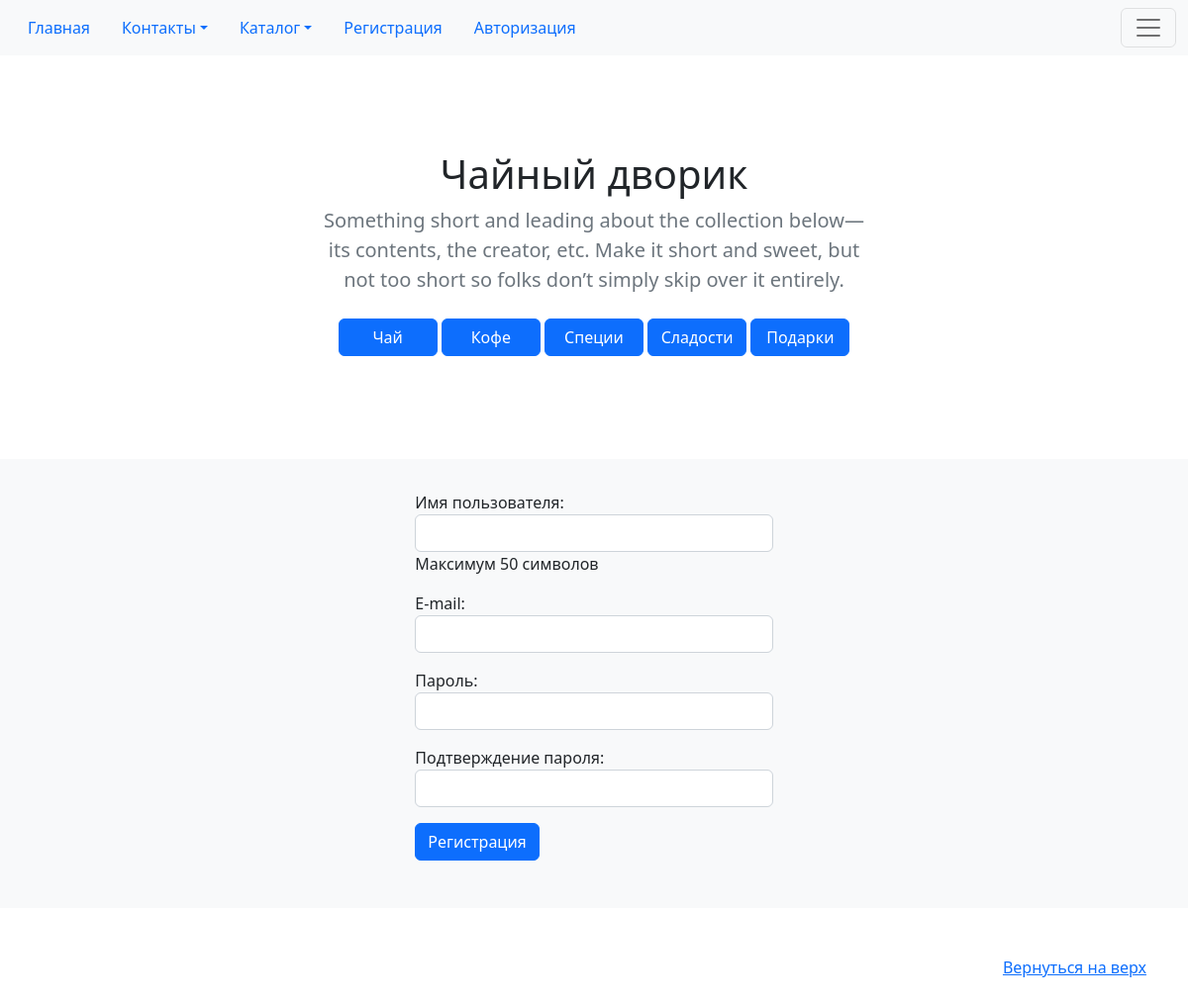
Screenshot of /register/ with the database file from the repository.
### TeaYardApp/models.py (models this page shows, shortened)
class Category(models.Model):
    title = models.CharField(max_length=150, db_index=True, verbose_name='Категория')
    class Meta:
        verbose_name = 'Категория'
        verbose_name_plural = 'Категории'
        ordering = ['id']

### TeaYardApp/views.py (the view)
# urls.py: path('register/', register, name='register'),
def register(request):
    if request.method == 'POST':
        form = UserRegisterForm(request.POST)
        if form.is_valid():
            user = form.save()
            login(request, user)
            messages.success(request, 'Вы успешно зарегестрировались')
            return redirect('home')
        else:
            messages.error(request, 'Ошибка регистрации')
    else:
        form = UserRegisterForm()
    return render(request, 'TeaYardApp/register.html', {'form': form})

### TeaYardApp/forms.py
class UserRegisterForm(UserCreationForm):
    username = forms.CharField(
        label='Имя пользователя', max_length=50, help_text='Максимум 50 символов', widget=forms.TextInput(
            attrs={'class': 'form-control', 'autofocus': 'off'}
        )
    )
    password1 = forms.CharField(
        label='Пароль', widget=forms.PasswordInput(
            attrs={'class': 'form-control', 'autofocus': 'off'}
        )
    )
    password2 = forms.CharField(
        label='Подтверждение пароля', widget=forms.PasswordInput(
            attrs={'class': 'form-control', 'autofocus': 'off'}
        )
    )
    email = forms.EmailField(
        label='E-mail', widget=forms.EmailInput(
            attrs={'class': 'form-control', 'autofocus': 'off'}
        )
    )
    class Meta:
        model = User
        fields = ('username', 'email', 'password1', 'password2')

### TeaYardApp/templatetags/tea_tags.py (called while the page is built)
@register.simple_tag(name='get_list_categories')
def get_categories():
    return Category.objects.all()

### cart/cart.py (called while the page is built)
    def save(self):
        self.session.modified = True

    def clear(self):
        del self.session[settings.CART_SESSION_ID]
        self.save()

### cart/context_processors.py (called while the page is built)
def cart(request):
    return {'cart': Cart(request)}

### templates/TeaYardApp/register.html (shortened to what this page needs)
{% extends 'base.html' %}
{% load static %}
{% block content %}
<form method="post" style="margin:0 auto;">
    {{ form.as_p }}
    <button type="submit" class="btn btn-primary">Регистрация</button>
</form>
{% endblock %}

### templates/inc/_nav.html (shortened to what this page needs)
{% load tea_tags %}
{% get_list_categories as categories %}
<nav class="navbar bg-light">
    <div class="container-fluid">
        <ul class="nav">
            <li class="nav-item">
                <a class="nav-link" href="{% url 'home' %}">Главная</a>
            </li>
            <li class="nav-item dropdown">
                <a class="nav-link dropdown-toggle" data-bs-toggle="dropdown" href="#" role="button"
                   aria-expanded="false">Контакты</a>
            </li>
            <li class="nav-item dropdown">
                <a class="nav-link dropdown-toggle" data-bs-toggle="dropdown" href="#" role="button"
                   aria-expanded="false">Каталог</a>
            </li>
            {% if request.user.is_authenticated %}
            <li class="nav-item">
                <a class="nav-link" href="{% url 'logout' %}">Выход</a>
            </li>
            {% else %}
            <li class="nav-item">
                <a href="{% url 'register' %}" class="nav-link">Регистрация</a>
            </li>
            <li class="nav-item">
                <a href="{% url 'login' %}" class="nav-link">Авторизация</a>
            </li>
            {% endif %}
        </ul>
        <button class="navbar-toggler" type="button" data-bs-toggle="offcanvas" data-bs-target="#offcanvasNavbar"
                aria-controls="offcanvasNavbar">
            <span class="navbar-toggler-icon"></span>
        </button>
    </div>
</nav>
<section class="py-5 text-center container">
    <div class="row py-lg-5">
        <div class="col-lg-6 col-md-8 mx-auto">
            <h1 class="fw-light">Чайный дворик</h1>
            <p class="lead text-muted">Something short and leading about the collection below—its contents, the
                creator, etc. Make it short and sweet, but not too short so folks don’t simply skip over it
                entirely.</p>
            <div>
                {% for item in categories %}
                <a href="{% url 'category' item.pk %}"
                   class="btn btn-primary my-2" style="width:100px;">{{ item.title }}</a>
                {% endfor %}
            </div>
        </div>
    </div>
</section>

### static/css/style.css (style rules this page uses)
* { box-sizing: content-box; }

### templates/base.html (style rules this page uses)
* { box-sizing: border-box; }
.row:after { content: ""; display: table; clear: both; }

### rows the page displays
Category: title "Чай"
Category: title "Кофе"
Category: title "Специи"
Category: title "Сладости"
Category: title "Подарки"
